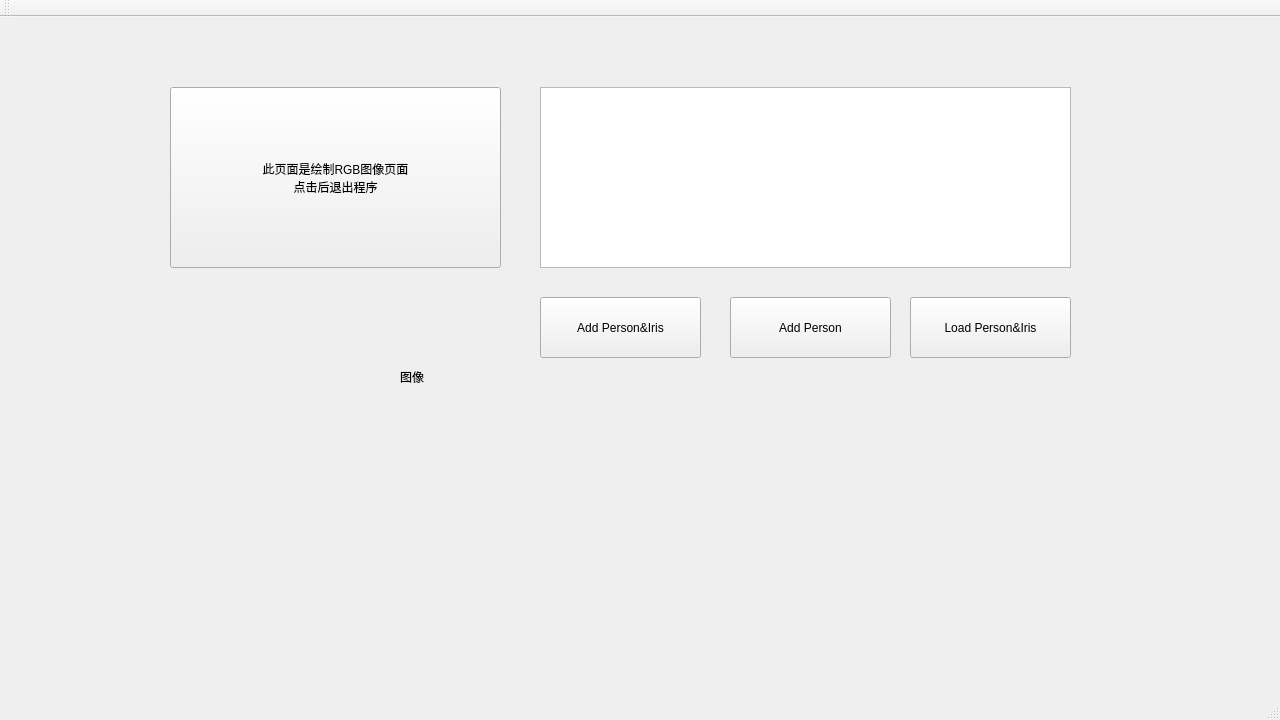
<?xml version="1.0" encoding="UTF-8"?>
<ui version="4.0">
 <class>MainWindow</class>
 <widget class="QMainWindow" name="MainWindow">
  <property name="geometry">
   <rect>
    <x>0</x>
    <y>0</y>
    <width>1280</width>
    <height>720</height>
   </rect>
  </property>
  <property name="windowTitle">
   <string>MainWindow</string>
  </property>
  <widget class="QWidget" name="centralWidget">
   <widget class="QLabel" name="LB_RGB">
    <property name="geometry">
     <rect>
      <x>400</x>
      <y>40</y>
      <width>480</width>
      <height>640</height>
     </rect>
    </property>
    <property name="text">
     <string>图像 </string>
    </property>
   </widget>
   <widget class="QStackedWidget" name="stackedWidget">
    <property name="geometry">
     <rect>
      <x>10</x>
      <y>0</y>
      <width>1280</width>
      <height>720</height>
     </rect>
    </property>
    <widget class="QWidget" name="PA_RGB">
     <widget class="QPushButton" name="PB_Tip">
      <property name="geometry">
       <rect>
        <x>160</x>
        <y>70</y>
        <width>331</width>
        <height>181</height>
       </rect>
      </property>
      <property name="text">
       <string>此页面是绘制RGB图像页面
点击后退出程序</string>
      </property>
     </widget>
     <widget class="QTextEdit" name="textEdit">
      <property name="geometry">
       <rect>
        <x>530</x>
        <y>70</y>
        <width>531</width>
        <height>181</height>
       </rect>
      </property>
     </widget>
     <widget class="QPushButton" name="PB_addFeature">
      <property name="geometry">
       <rect>
        <x>530</x>
        <y>280</y>
        <width>161</width>
        <height>61</height>
       </rect>
      </property>
      <property name="text">
       <string>Add Person&amp;&amp;Iris</string>
      </property>
     </widget>
     <widget class="QPushButton" name="PB_addPerson">
      <property name="geometry">
       <rect>
        <x>720</x>
        <y>280</y>
        <width>161</width>
        <height>61</height>
       </rect>
      </property>
      <property name="text">
       <string>Add Person</string>
      </property>
     </widget>
     <widget class="QPushButton" name="PB_loadFeature">
      <property name="geometry">
       <rect>
        <x>900</x>
        <y>280</y>
        <width>161</width>
        <height>61</height>
       </rect>
      </property>
      <property name="text">
       <string>Load Person&amp;&amp;Iris</string>
      </property>
     </widget>
    </widget>
    <widget class="QWidget" name="PA_Screen">
     <widget class="QLabel" name="LB_Tip1">
      <property name="geometry">
       <rect>
        <x>100</x>
        <y>60</y>
        <width>491</width>
        <height>221</height>
       </rect>
      </property>
      <property name="text">
       <string>此页面是屏幕保护页面</string>
      </property>
     </widget>
    </widget>
    <widget class="QWidget" name="PA_Manage">
     <widget class="QLabel" name="LB_Tip2">
      <property name="geometry">
       <rect>
        <x>210</x>
        <y>90</y>
        <width>311</width>
        <height>101</height>
       </rect>
      </property>
      <property name="text">
       <string>此页面是管理页面</string>
      </property>
     </widget>
    </widget>
    <widget class="QWidget" name="PA_Login">
     <widget class="QLabel" name="LB_Tip4">
      <property name="geometry">
       <rect>
        <x>210</x>
        <y>110</y>
        <width>321</width>
        <height>141</height>
       </rect>
      </property>
      <property name="text">
       <string>这是密码用户登陆界面</string>
      </property>
     </widget>
    </widget>
    <widget class="QWidget" name="PA_Users">
     <widget class="QLabel" name="LB_Tip3">
      <property name="geometry">
       <rect>
        <x>210</x>
        <y>130</y>
        <width>391</width>
        <height>151</height>
       </rect>
      </property>
      <property name="text">
       <string>此页面是用户页面</string>
      </property>
     </widget>
    </widget>
    <widget class="QWidget" name="PA_Users_Search">
     <widget class="QLabel" name="LB_Tip6">
      <property name="geometry">
       <rect>
        <x>220</x>
        <y>120</y>
        <width>381</width>
        <height>151</height>
       </rect>
      </property>
      <property name="text">
       <string>用户搜索页面</string>
      </property>
     </widget>
    </widget>
    <widget class="QWidget" name="PA_Users_Add">
     <widget class="QLabel" name="LB_Tip7">
      <property name="geometry">
       <rect>
        <x>150</x>
        <y>90</y>
        <width>341</width>
        <height>191</height>
       </rect>
      </property>
      <property name="text">
       <string>用户新加页面</string>
      </property>
     </widget>
    </widget>
    <widget class="QWidget" name="PA_Users_AddMore">
     <widget class="QLabel" name="LB_Tip8">
      <property name="geometry">
       <rect>
        <x>130</x>
        <y>130</y>
        <width>381</width>
        <height>171</height>
       </rect>
      </property>
      <property name="text">
       <string>用户新加-----添加更多页面</string>
      </property>
     </widget>
    </widget>
    <widget class="QWidget" name="PA_Users_Info">
     <widget class="QLabel" name="LB_Tip9">
      <property name="geometry">
       <rect>
        <x>150</x>
        <y>120</y>
        <width>461</width>
        <height>201</height>
       </rect>
      </property>
      <property name="text">
       <string>用户详情页面</string>
      </property>
     </widget>
    </widget>
    <widget class="QWidget" name="PA_Settings">
     <widget class="QLabel" name="LB_Tip5">
      <property name="geometry">
       <rect>
        <x>250</x>
        <y>70</y>
        <width>391</width>
        <height>181</height>
       </rect>
      </property>
      <property name="text">
       <string>此页面是设置页面</string>
      </property>
     </widget>
    </widget>
    <widget class="QWidget" name="PA_S_Set">
     <widget class="QLabel" name="LB_Tip10">
      <property name="geometry">
       <rect>
        <x>270</x>
        <y>140</y>
        <width>371</width>
        <height>181</height>
       </rect>
      </property>
      <property name="text">
       <string>基本设置页面</string>
      </property>
     </widget>
    </widget>
    <widget class="QWidget" name="PA_S_ModifyTime">
     <widget class="QLabel" name="LB_Tip11">
      <property name="geometry">
       <rect>
        <x>230</x>
        <y>190</y>
        <width>351</width>
        <height>151</height>
       </rect>
      </property>
      <property name="text">
       <string>修改时间日期界面</string>
      </property>
     </widget>
    </widget>
    <widget class="QWidget" name="PA_S_SysInfo">
     <widget class="QLabel" name="LB_Tip12">
      <property name="geometry">
       <rect>
        <x>140</x>
        <y>180</y>
        <width>341</width>
        <height>131</height>
       </rect>
      </property>
      <property name="text">
       <string>系统信息</string>
      </property>
     </widget>
    </widget>
    <widget class="QWidget" name="PA_S_SysCap">
     <widget class="QLabel" name="LB_Tip13">
      <property name="geometry">
       <rect>
        <x>230</x>
        <y>210</y>
        <width>301</width>
        <height>111</height>
       </rect>
      </property>
      <property name="text">
       <string>系统容量</string>
      </property>
     </widget>
    </widget>
    <widget class="QWidget" name="PA_S_SysDevice">
     <widget class="QLabel" name="LB_Tip14">
      <property name="geometry">
       <rect>
        <x>160</x>
        <y>210</y>
        <width>331</width>
        <height>141</height>
       </rect>
      </property>
      <property name="text">
       <string>设备信息 </string>
      </property>
     </widget>
    </widget>
    <widget class="QWidget" name="PA_S_IO">
     <widget class="QLabel" name="LB_Tip15">
      <property name="geometry">
       <rect>
        <x>160</x>
        <y>200</y>
        <width>381</width>
        <height>161</height>
       </rect>
      </property>
      <property name="text">
       <string>I/O接口设置页面</string>
      </property>
     </widget>
    </widget>
    <widget class="QWidget" name="PA_S_Verify">
     <widget class="QLabel" name="LB_Tip16">
      <property name="geometry">
       <rect>
        <x>230</x>
        <y>240</y>
        <width>261</width>
        <height>121</height>
       </rect>
      </property>
      <property name="text">
       <string>验证识别设置界面</string>
      </property>
     </widget>
    </widget>
    <widget class="QWidget" name="PA_S_Net">
     <widget class="QLabel" name="LB_Tip17">
      <property name="geometry">
       <rect>
        <x>200</x>
        <y>140</y>
        <width>231</width>
        <height>131</height>
       </rect>
      </property>
      <property name="text">
       <string>通信网络设置界面</string>
      </property>
     </widget>
    </widget>
    <widget class="QWidget" name="PA_S_DataManage">
     <widget class="QLabel" name="LB_Tip18">
      <property name="geometry">
       <rect>
        <x>150</x>
        <y>280</y>
        <width>331</width>
        <height>161</height>
       </rect>
      </property>
      <property name="text">
       <string>数据管理界面</string>
      </property>
     </widget>
    </widget>
    <widget class="QWidget" name="PA_S_Init">
     <widget class="QLabel" name="LB_Tip19">
      <property name="geometry">
       <rect>
        <x>200</x>
        <y>320</y>
        <width>331</width>
        <height>141</height>
       </rect>
      </property>
      <property name="text">
       <string>初始化界面</string>
      </property>
     </widget>
    </widget>
   </widget>
  </widget>
  <widget class="QMenuBar" name="menuBar">
   <property name="geometry">
    <rect>
     <x>0</x>
     <y>0</y>
     <width>1280</width>
     <height>28</height>
    </rect>
   </property>
  </widget>
  <widget class="QToolBar" name="mainToolBar">
   <attribute name="toolBarArea">
    <enum>TopToolBarArea</enum>
   </attribute>
   <attribute name="toolBarBreak">
    <bool>false</bool>
   </attribute>
  </widget>
  <widget class="QStatusBar" name="statusBar"/>
 </widget>
 <layoutdefault spacing="6" margin="11"/>
 <resources/>
 <connections/>
</ui>
